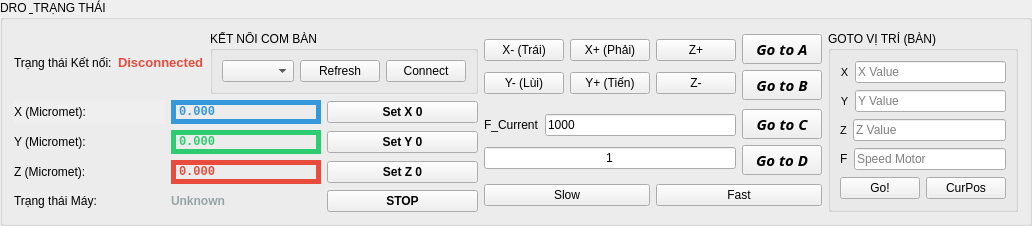
            <widget class="QGroupBox" name="groupBox_dro">
             <property name="sizePolicy">
              <sizepolicy hsizetype="Ignored" vsizetype="Maximum">
               <horstretch>0</horstretch>
               <verstretch>0</verstretch>
              </sizepolicy>
             </property>
             <property name="font">
              <font>
               <pointsize>9</pointsize>
              </font>
             </property>
             <property name="title">
              <string>DRO &amp; TRẠNG THÁI</string>
             </property>
             <layout class="QGridLayout" name="gridLayout_dro">
              <item row="0" column="0">
               <layout class="QHBoxLayout" name="horizontalLayout_9">
                <item>
                 <layout class="QVBoxLayout" name="verticalLayout">
                  <item>
                   <layout class="QHBoxLayout" name="horizontalLayout_2">
                    <item>
                     <widget class="QLabel" name="label_status_title">
                      <property name="maximumSize">
                       <size>
                        <width>10000</width>
                        <height>10000</height>
                       </size>
                      </property>
                      <property name="font">
                       <font>
                        <pointsize>9</pointsize>
                       </font>
                      </property>
                      <property name="text">
                       <string>Trạng thái Kết nối:</string>
                      </property>
                     </widget>
                    </item>
                    <item>
                     <widget class="QLabel" name="statusLabel">
                      <property name="maximumSize">
                       <size>
                        <width>10000</width>
                        <height>10000</height>
                       </size>
                      </property>
                      <property name="font">
                       <font>
                        <pointsize>10</pointsize>
                        <weight>75</weight>
                        <bold>true</bold>
                       </font>
                      </property>
                      <property name="styleSheet">
                       <string>color: #e74c3c;</string>
                      </property>
                      <property name="text">
                       <string>Disconnected</string>
                      </property>
                     </widget>
                    </item>
                    <item>
                     <widget class="QGroupBox" name="groupBox_connection">
                      <property name="title">
                       <string>KẾT NỐI COM BÀN</string>
                      </property>
                      <layout class="QHBoxLayout" name="horizontalLayout_com">
                       <item>
                        <widget class="QComboBox" name="portComboBox"/>
                       </item>
                       <item>
                        <widget class="QPushButton" name="refreshButton">
                         <property name="text">
                          <string>Refresh</string>
                         </property>
                        </widget>
                       </item>
                       <item>
                        <widget class="QPushButton" name="connectButton">
                         <property name="text">
                          <string>Connect</string>
                         </property>
                        </widget>
                       </item>
                      </layout>
                     </widget>
                    </item>
                   </layout>
                  </item>
                  <item>
                   <layout class="QHBoxLayout" name="horizontalLayout_6">
                    <item>
                     <widget class="QLabel" name="label_x_title">
                      <property name="sizePolicy">
                       <sizepolicy hsizetype="Minimum" vsizetype="Minimum">
                        <horstretch>0</horstretch>
                        <verstretch>0</verstretch>
                       </sizepolicy>
                      </property>
                      <property name="font">
                       <font>
                        <pointsize>9</pointsize>
                       </font>
                      </property>
                      <property name="autoFillBackground">
                       <bool>true</bool>
                      </property>
                      <property name="text">
                       <string>X (Micromet):</string>
                      </property>
                     </widget>
                    </item>
                    <item>
                     <widget class="QLabel" name="xPosLabel">
                      <property name="font">
                       <font>
                        <family>Consolas</family>
                        <pointsize>9</pointsize>
                        <weight>75</weight>
                        <bold>true</bold>
                       </font>
                      </property>
                      <property name="styleSheet">
                       <string>color: #3498db;</string>
                      </property>
                      <property name="frameShape">
                       <enum>QFrame::Box</enum>
                      </property>
                      <property name="lineWidth">
                       <number>5</number>
                      </property>
                      <property name="text">
                       <string>0.000</string>
                      </property>
                     </widget>
                    </item>
                    <item>
                     <widget class="QPushButton" name="SetX0Button">
                      <property name="font">
                       <font>
                        <pointsize>9</pointsize>
                        <weight>75</weight>
                        <bold>true</bold>
                       </font>
                      </property>
                      <property name="text">
                       <string>Set X 0</string>
                      </property>
                     </widget>
                    </item>
                   </layout>
                  </item>
                  <item>
                   <layout class="QHBoxLayout" name="horizontalLayout_7">
                    <item>
                     <widget class="QLabel" name="label_y_title">
                      <property name="font">
                       <font>
                        <pointsize>9</pointsize>
                       </font>
                      </property>
                      <property name="text">
                       <string>Y (Micromet):</string>
                      </property>
                     </widget>
                    </item>
                    <item>
                     <widget class="QLabel" name="yPosLabel">
                      <property name="font">
                       <font>
                        <family>Consolas</family>
                        <pointsize>9</pointsize>
                        <weight>75</weight>
                        <bold>true</bold>
                       </font>
                      </property>
                      <property name="styleSheet">
                       <string>color: #2ecc71;</string>
                      </property>
                      <property name="frameShape">
                       <enum>QFrame::Box</enum>
                      </property>
                      <property name="lineWidth">
                       <number>5</number>
                      </property>
                      <property name="text">
                       <string>0.000</string>
                      </property>
                     </widget>
                    </item>
                    <item>
                     <widget class="QPushButton" name="SetY0Button">
                      <property name="font">
                       <font>
                        <pointsize>9</pointsize>
                        <weight>75</weight>
                        <bold>true</bold>
                       </font>
                      </property>
                      <property name="text">
                       <string>Set Y 0</string>
                      </property>
                     </widget>
                    </item>
                   </layout>
                  </item>
                  <item>
                   <layout class="QHBoxLayout" name="horizontalLayout_8">
                    <item>
                     <widget class="QLabel" name="label_z_title">
                      <property name="font">
                       <font>
                        <pointsize>9</pointsize>
                       </font>
                      </property>
                      <property name="text">
                       <string>Z (Micromet):</string>
                      </property>
                     </widget>
                    </item>
                    <item>
                     <widget class="QLabel" name="zPosLabel">
                      <property name="font">
                       <font>
                        <family>Consolas</family>
                        <pointsize>9</pointsize>
                        <weight>75</weight>
                        <bold>true</bold>
                       </font>
                      </property>
                      <property name="styleSheet">
                       <string>color: #e74c3c;</string>
                      </property>
                      <property name="frameShape">
                       <enum>QFrame::Box</enum>
                      </property>
                      <property name="lineWidth">
                       <number>5</number>
                      </property>
                      <property name="text">
                       <string>0.000</string>
                      </property>
                     </widget>
                    </item>
                    <item>
                     <widget class="QPushButton" name="SetZ0Button">
                      <property name="font">
                       <font>
                        <pointsize>9</pointsize>
                        <weight>75</weight>
                        <bold>true</bold>
                       </font>
                      </property>
                      <property name="text">
                       <string>Set Z 0</string>
                      </property>
                     </widget>
                    </item>
                   </layout>
                  </item>
                  <item>
                   <layout class="QHBoxLayout" name="horizontalLayout_4">
                    <item>
                     <widget class="QLabel" name="label_state_title">
                      <property name="font">
                       <font>
                        <pointsize>9</pointsize>
                       </font>
                      </property>
                      <property name="text">
                       <string>Trạng thái Máy:</string>
                      </property>
                     </widget>
                    </item>
                    <item>
                     <widget class="QLabel" name="stateLabel">
                      <property name="font">
                       <font>
                        <pointsize>9</pointsize>
                        <weight>75</weight>
                        <bold>true</bold>
                       </font>
                      </property>
                      <property name="styleSheet">
                       <string>color: #95a5a6;</string>
                      </property>
                      <property name="text">
                       <string>Unknown</string>
                      </property>
                     </widget>
                    </item>
                    <item>
                     <widget class="QPushButton" name="Stopbtn">
                      <property name="font">
                       <font>
                        <pointsize>9</pointsize>
                        <weight>75</weight>
                        <bold>true</bold>
                       </font>
                      </property>
                      <property name="text">
                       <string>STOP</string>
                      </property>
                     </widget>
                    </item>
                   </layout>
                  </item>
                 </layout>
                </item>
               </layout>
              </item>
              <item row="0" column="2">
               <widget class="QGroupBox" name="groupBox_manual_goto">
                <property name="title">
                 <string>GOTO VỊ TRÍ (BÀN)</string>
                </property>
                <layout class="QGridLayout" name="gridLayout_manual_goto">
                 <item row="1" column="2">
                  <layout class="QHBoxLayout" name="horizontalLayout_16">
                   <item>
                    <widget class="QLabel" name="label_goto_Y">
                     <property name="font">
                      <font>
                       <pointsize>8</pointsize>
                      </font>
                     </property>
                     <property name="text">
                      <string>Y</string>
                     </property>
                     <property name="alignment">
                      <set>Qt::AlignCenter</set>
                     </property>
                    </widget>
                   </item>
                   <item>
                    <widget class="QLineEdit" name="txt_input_goto_Y">
                     <property name="placeholderText">
                      <string>Y Value</string>
                     </property>
                    </widget>
                   </item>
                  </layout>
                 </item>
                 <item row="0" column="2">
                  <layout class="QVBoxLayout" name="verticalLayout_12">
                   <item>
                    <layout class="QHBoxLayout" name="horizontalLayout_15">
                     <item>
                      <widget class="QLabel" name="label_goto_X">
                       <property name="font">
                        <font>
                         <pointsize>8</pointsize>
                        </font>
                       </property>
                       <property name="text">
                        <string>X</string>
                       </property>
                       <property name="alignment">
                        <set>Qt::AlignCenter</set>
                       </property>
                      </widget>
                     </item>
                     <item>
                      <widget class="QLineEdit" name="txt_input_goto_X">
                       <property name="placeholderText">
                        <string>X Value</string>
                       </property>
                      </widget>
                     </item>
                    </layout>
                   </item>
                  </layout>
                 </item>
                 <item row="2" column="2">
                  <layout class="QHBoxLayout" name="horizontalLayout_17">
                   <item>
                    <widget class="QLabel" name="label_goto_Z">
                     <property name="font">
                      <font>
                       <pointsize>8</pointsize>
                      </font>
                     </property>
                     <property name="text">
                      <string>Z</string>
                     </property>
                     <property name="alignment">
                      <set>Qt::AlignCenter</set>
                     </property>
                    </widget>
                   </item>
                   <item>
                    <widget class="QLineEdit" name="txt_input_goto_Z">
                     <property name="placeholderText">
                      <string>Z Value</string>
                     </property>
                    </widget>
                   </item>
                  </layout>
                 </item>
                 <item row="3" column="2">
                  <layout class="QHBoxLayout" name="horizontalLayout_18">
                   <item>
                    <widget class="QLabel" name="label">
                     <property name="text">
                      <string>F</string>
                     </property>
                    </widget>
                   </item>
                   <item>
                    <widget class="QLineEdit" name="txt_input_goto_F">
                     <property name="placeholderText">
                      <string>Speed Motor</string>
                     </property>
                    </widget>
                   </item>
                  </layout>
                 </item>
                 <item row="4" column="2">
                  <layout class="QHBoxLayout" name="horizontalLayout_33">
                   <item>
                    <widget class="QPushButton" name="btn_manual_goto">
                     <property name="text">
                      <string>Go!</string>
                     </property>
                    </widget>
                   </item>
                   <item>
                    <widget class="QPushButton" name="CurrentPosButton">
                     <property name="text">
                      <string>CurPos</string>
                     </property>
                    </widget>
                   </item>
                  </layout>
                 </item>
                </layout>
               </widget>
              </item>
              <item row="0" column="1">
               <layout class="QVBoxLayout" name="verticalLayout_10">
                <item>
                 <layout class="QHBoxLayout" name="horizontalLayout_11">
                  <item>
                   <layout class="QVBoxLayout" name="verticalLayout_8">
                    <item>
                     <layout class="QHBoxLayout" name="horizontalLayout_35">
                      <item>
                       <widget class="QPushButton" name="jogXMinusButton">
                        <property name="text">
                         <string>X- (Trái)</string>
                        </property>
                       </widget>
                      </item>
                      <item>
                       <widget class="QPushButton" name="jogXPlusButton">
                        <property name="text">
                         <string>X+ (Phải)</string>
                        </property>
                       </widget>
                      </item>
                      <item>
                       <widget class="QPushButton" name="jogZPlusButton">
                        <property name="text">
                         <string>Z+</string>
                        </property>
                       </widget>
                      </item>
                     </layout>
                    </item>
                    <item>
                     <layout class="QHBoxLayout" name="horizontalLayout_37">
                      <item>
                       <widget class="QPushButton" name="jogYMinusButton">
                        <property name="text">
                         <string>Y- (Lùi)</string>
                        </property>
                       </widget>
                      </item>
                      <item>
                       <widget class="QPushButton" name="jogYPlusButton">
                        <property name="text">
                         <string>Y+ (Tiến)</string>
                        </property>
                       </widget>
                      </item>
                      <item>
                       <widget class="QPushButton" name="jogZMinusButton">
                        <property name="text">
                         <string>Z-</string>
                        </property>
                       </widget>
                      </item>
                     </layout>
                    </item>
                   </layout>
                  </item>
                  <item>
                   <layout class="QVBoxLayout" name="verticalLayout_9">
                    <item>
                     <widget class="QPushButton" name="gotoAButton">
                      <property name="sizePolicy">
                       <sizepolicy hsizetype="Maximum" vsizetype="Fixed">
                        <horstretch>0</horstretch>
                        <verstretch>0</verstretch>
                       </sizepolicy>
                      </property>
                      <property name="font">
                       <font>
                        <family>Segoe UI Black</family>
                        <pointsize>11</pointsize>
                        <weight>75</weight>
                        <italic>true</italic>
                        <bold>true</bold>
                       </font>
                      </property>
                      <property name="text">
                       <string>Go to A</string>
                      </property>
                     </widget>
                    </item>
                    <item>
                     <widget class="QPushButton" name="gotoBButton">
                      <property name="sizePolicy">
                       <sizepolicy hsizetype="Maximum" vsizetype="Fixed">
                        <horstretch>0</horstretch>
                        <verstretch>0</verstretch>
                       </sizepolicy>
                      </property>
                      <property name="font">
                       <font>
                        <family>Segoe UI Black</family>
                        <pointsize>11</pointsize>
                        <weight>75</weight>
                        <italic>true</italic>
                        <bold>true</bold>
                       </font>
                      </property>
                      <property name="text">
                       <string>Go to B</string>
                      </property>
                     </widget>
                    </item>
                   </layout>
                  </item>
                 </layout>
                </item>
                <item>
                 <layout class="QHBoxLayout" name="horizontalLayout_10">
                  <item>
                   <layout class="QHBoxLayout" name="horizontalLayout_12">
                    <item>
                     <layout class="QVBoxLayout" name="verticalLayout_11">
                      <item>
                       <layout class="QHBoxLayout" name="horizontalLayout_13">
                        <item>
                         <widget class="QLabel" name="label_2">
                          <property name="text">
                           <string>F_Current</string>
                          </property>
                         </widget>
                        </item>
                        <item>
                         <widget class="QLineEdit" name="txt_input_send_F">
                          <property name="text">
                           <string>1000</string>
                          </property>
                         </widget>
                        </item>
                       </layout>
                      </item>
                      <item>
                       <widget class="QLineEdit" name="txt_input_intervalDistance">
                        <property name="layoutDirection">
                         <enum>Qt::LeftToRight</enum>
                        </property>
                        <property name="inputMethodHints">
                         <set>Qt::ImhDigitsOnly|Qt::ImhFormattedNumbersOnly|Qt::ImhPreferNumbers</set>
                        </property>
                        <property name="text">
                         <string>1</string>
                        </property>
                        <property name="alignment">
                         <set>Qt::AlignCenter</set>
                        </property>
                        <property name="placeholderText">
                         <string/>
                        </property>
                       </widget>
                      </item>
                     </layout>
                    </item>
                    <item>
                     <layout class="QVBoxLayout" name="verticalLayout_14">
                      <item>
                       <widget class="QPushButton" name="gotoCButton">
                        <property name="sizePolicy">
                         <sizepolicy hsizetype="Maximum" vsizetype="Fixed">
                          <horstretch>0</horstretch>
                          <verstretch>0</verstretch>
                         </sizepolicy>
                        </property>
                        <property name="font">
                         <font>
                          <family>Segoe UI Black</family>
                          <pointsize>11</pointsize>
                          <weight>75</weight>
                          <italic>true</italic>
                          <bold>true</bold>
                         </font>
                        </property>
                        <property name="text">
                         <string>Go to C</string>
                        </property>
                       </widget>
                      </item>
                      <item>
                       <widget class="QPushButton" name="gotoDButton">
                        <property name="sizePolicy">
                         <sizepolicy hsizetype="Maximum" vsizetype="Fixed">
                          <horstretch>0</horstretch>
                          <verstretch>0</verstretch>
                         </sizepolicy>
                        </property>
                        <property name="font">
                         <font>
                          <family>Segoe UI Black</family>
                          <pointsize>11</pointsize>
                          <weight>75</weight>
                          <italic>true</italic>
                          <bold>true</bold>
                         </font>
                        </property>
                        <property name="text">
                         <string>Go to D</string>
                        </property>
                       </widget>
                      </item>
                     </layout>
                    </item>
                   </layout>
                  </item>
                 </layout>
                </item>
                <item>
                 <layout class="QHBoxLayout" name="horizontalLayout_14">
                  <item>
                   <widget class="QPushButton" name="slowButton">
                    <property name="text">
                     <string>Slow</string>
                    </property>
                   </widget>
                  </item>
                  <item>
                   <widget class="QPushButton" name="fastButton">
                    <property name="text">
                     <string>Fast</string>
                    </property>
                   </widget>
                  </item>
                 </layout>
                </item>
               </layout>
              </item>
             </layout>
            </widget>
